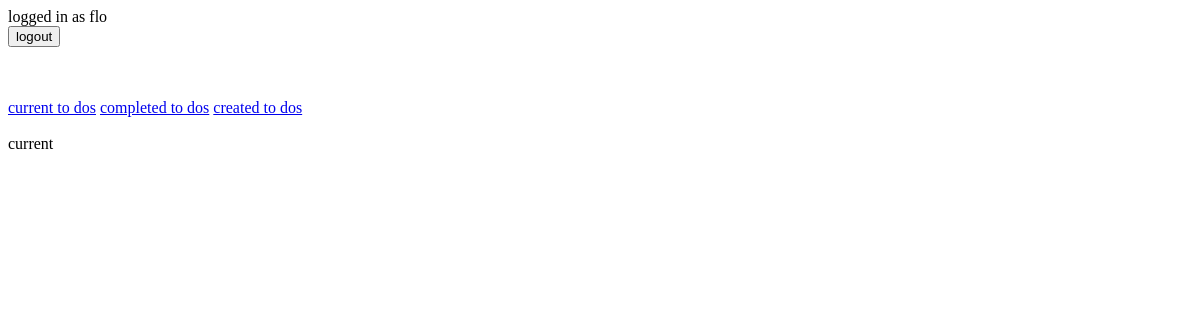
Before: /current/ (signed in) with the older database file.
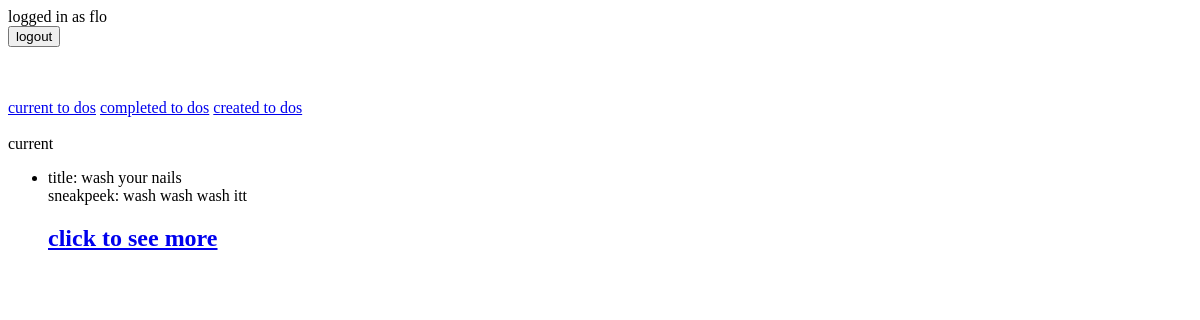
After: the same page with the newer database file.
### todo/models.py (models this page shows, shortened)
class ProjectTodoWooFlo(models.Model):
    title = models.CharField(max_length=100, blank=True)
    description = models.CharField(max_length=250)
    image = models.ImageField(upload_to='todo/images/')
    url = models.URLField(blank=True)
    memo_box = models.TextField(blank=True)
    user_email = models.EmailField(max_length=250)
    memo_created_date = models.DateTimeField(auto_now_add=True)
    memo_complete_date = models.DateTimeField(null=True)
    important = models.BooleanField(default=False)
    user = models.ForeignKey(User, on_delete=models.CASCADE)

### todo/views.py (the view)
# urls.py: path('current/', views.currenttodos, name='currenttodos'),
@login_required
def currenttodos(request):
    todos = ProjectTodoWooFlo.objects.filter(user=request.user, memo_complete_date__isnull=True)
    return render(request, 'todo/currenttodos.html',{'todos':todos})

### todo/templates/todo/currenttodos.html (shortened to what this page needs)
{% extends 'todo/base.html' %}
{% block content %}
current
<ul>
    {% for todo in todos %}
    <li>
        title: {{ todo.title }}</b>
        {% if todo.memo_box %}
        <br/> sneakpeek: {{ todo.memo_box }}
        {% endif %}
        <a href="{% url 'viewtodo' todo.id %}"><h2>click to see more</h2></a>
    </li>
    {% endfor %}
</ul>
{% endblock %}

### todo/templates/todo/base.html (shortened to what this page needs)
{% if user.is_authenticated %}
logged in as {{ user.username }}
<form action="{% url 'logoutuser' %}" method="POST">
    <button type="submit">logout</button>
</form>
{% else %}
<a href="{% url 'signupuser' %}">sign up</a>
<a href="{% url 'loginuser' %}">login</a>
{% endif %}
<a href="{% url 'currenttodos' %}">current to dos</a>
<a href="{% url 'completedtodos' %}">completed to dos</a>
<a href="{% url 'createdtodos' %}">created to dos</a>
{% block content %}
{% endblock %}

Changed rows visible on the page:
added ProjectTodoWooFlo: title "wash your nails", memo_box "wash wash wash itt"
